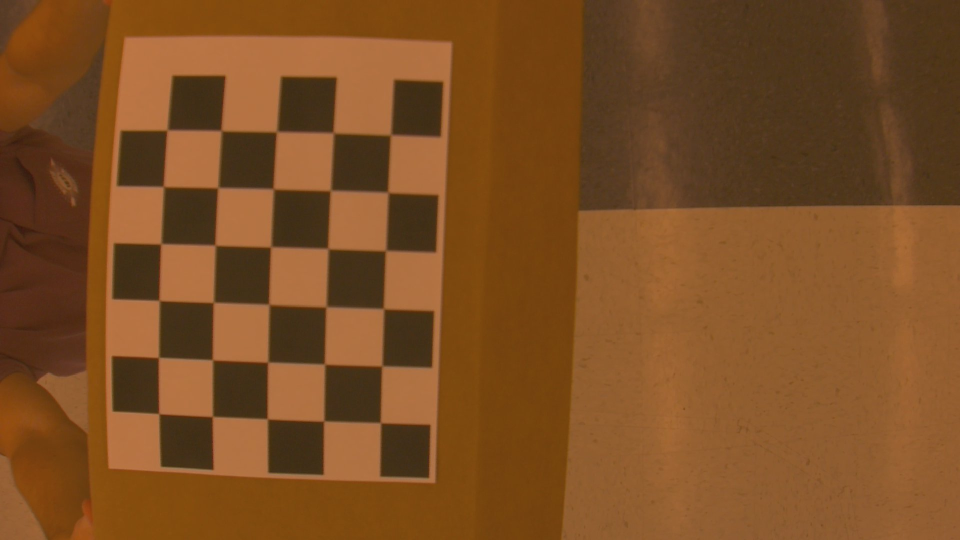
#> input picture Calibration/calibrate.jpg, 1920 x 1080 px, given in place of x-raw, format=(string)BGR ! appsink, which was not available (shown at 1/2 size)
$ python trigger.py
#> lines starting #> are read from the running program, lines starting #| are printed output that depends on the picture; after the words box and inside, x2 and y2 are one past the last pixel; in counts of white or black regions, pixels touching at a corner belong together; pictures that were not available may be replaced by others from this repository, and a replacement may not be noted
import cv2
import numpy as np
import time
import pandas as pd
from matplotlib import pyplot as plt
from imutils.video import FPS

np.set_printoptions(threshold=np.inf)
gstreamer_str = "nvarguscamerasrc sensor-id=1 exposuretimerange=\"2000000 2000000\" gainrange=\"4 8\" ispdigitalgainrange=\"2 4\" ! video/x-raw(memory:NVMM), width=1920, height=1080, format=(string)NV12, framerate=20/1 ! nvvidconv flip-method=0 ! video/x-raw, width=720, height=480, format=(string)BGRx ! videoconvert ! video/x-raw, format=(string)BGR ! appsink"
gstreamer_str2 = "nvarguscamerasrc sensor-id=0 exposuretimerange=\"2000000 2000000\" gainrange=\"4 8\" ispdigitalgainrange=\"2 4\" ! video/x-raw(memory:NVMM), width=1920, height=1080, format=(string)NV12, framerate=20/1 ! nvvidconv flip-method=0 ! video/x-raw, width=720, height=480, format=(string)BGRx ! videoconvert ! video/x-raw, format=(string)BGR ! appsink"

cap = cv2.VideoCapture(gstreamer_str, cv2.CAP_GSTREAMER)
cap2 = cv2.VideoCapture(gstreamer_str2, cv2.CAP_GSTREAMER)

# # hsv orange alright?
lower_color = np.array([5, 70, 175])
upper_color = np.array([30, 255, 255])

# hsv blue good enough
lower_colorBlue = np.array([100, 60, 90])
upper_colorBlue = np.array([180, 255, 255])

# hsv yellow ish
lower_colorYellow = np.array([30, 70, 130])
upper_colorYellow = np.array([70, 255, 255])

# hsv green
lower_colorGreen = np.array([60, 60, 70])
upper_colorGreen = np.array([110, 255, 255])

# # hsv orange alright?
lower_colorSide = np.array([0, 150, 180])
upper_colorSide = np.array([30, 255, 255])

# output = cv2.VideoWriter('spinRate.mp4', cv2.VideoWriter_fourcc(*'mp4v'), 20.0, (1920,1080))
oldAng = 0
allAngles = []
allV = []
allHorz = []
allBank = []
allNose = []
lastV = 0
lastNose = 0
gpu_frame = cv2.cuda_GpuMat()
start = time.time()

i = 1
cornerYellow = np.array((0,0))
fps = FPS().start()

#min area for contours
minArea = 500

minSideArea = 50
maxSideArea = 4000

while True:
# Capture the current frameq
    ret, frame = cap.read()
#> frame is the input picture: shape (1080, 1920, 3); mean B, G, R 35.7, 77.7, 124.1
    ret2, frameSide = cap2.read()
    frame2 = frameSide[150:420, 0:650]
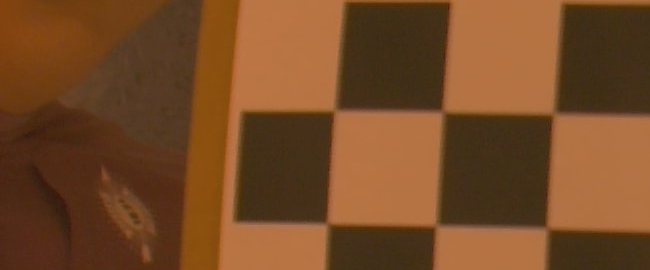
#> frame2: shape (270, 650, 3); mean B, G, R 38.3, 74.1, 118.3
    if not ret:
        break
    difference = time.time() - start
    cv2.putText(frame, '{:.2f} FPS'.format(1/difference), (20, 60), cv2.FONT_HERSHEY_SIMPLEX, 1, (255, 255, 255), 2)
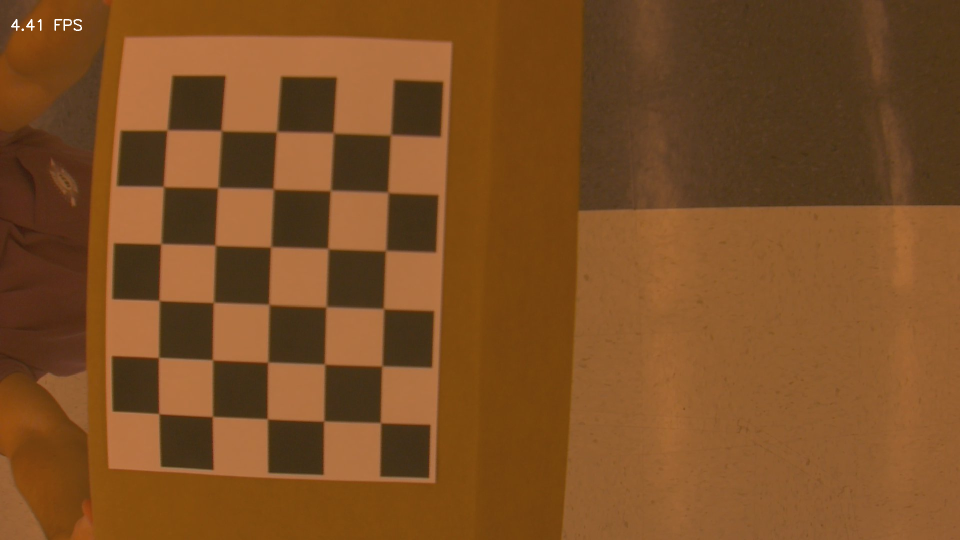
#> frame: shape (1080, 1920, 3) (shown at 1/2 size); 0.04% of pixels changed, all inside (x1, y1, x2, y2) = (22, 38, 164, 62)
    cv2.putText(frame2, '{:.2f} FPS'.format(1/difference), (20, 60), cv2.FONT_HERSHEY_SIMPLEX, 1, (255, 255, 255), 2)
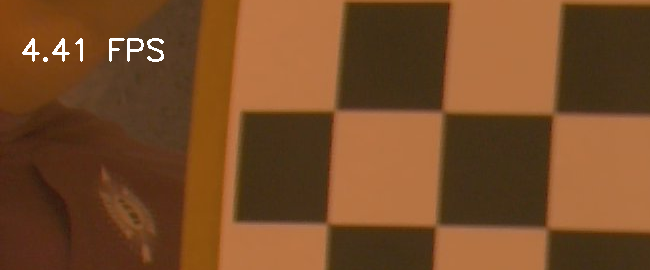
#> frame2: shape (270, 650, 3); 0.5% of pixels changed, all inside (x1, y1, x2, y2) = (22, 38, 164, 62)
    start = time.time()
    fps.update()
    # [7 lines of commented-out code are left out]
#> (the run stopped early here; a loop or call above may not have finished)
